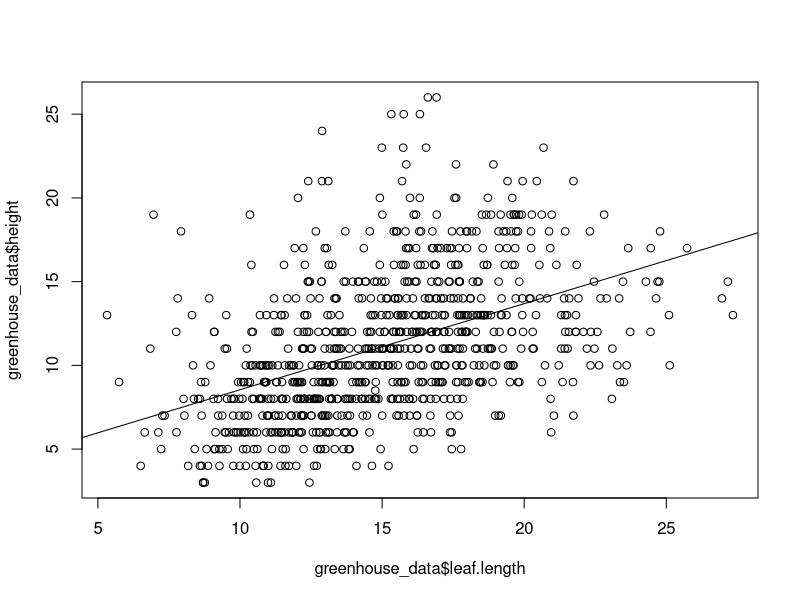

This figure's R source:
## ---- chunk 1
greenhouse_data <- read.csv('data/Greenhouse_data_TH/het data-Table 1.csv',header = TRUE,as.is = TRUE,na.strings = "n/a")
str(greenhouse_data)
## ---- chunk 2
summary(greenhouse_data)

## ---- chunk 3
plot(data=na.omit(greenhouse_data), x=greenhouse_data$leaf.length, y=greenhouse_data$height)
#TODO omit the n/A rows
abline(lm(greenhouse_data$height ~ greenhouse_data$leaf.length))
## ---- chunk 4
# Looks like very ideal linear positive relationship

